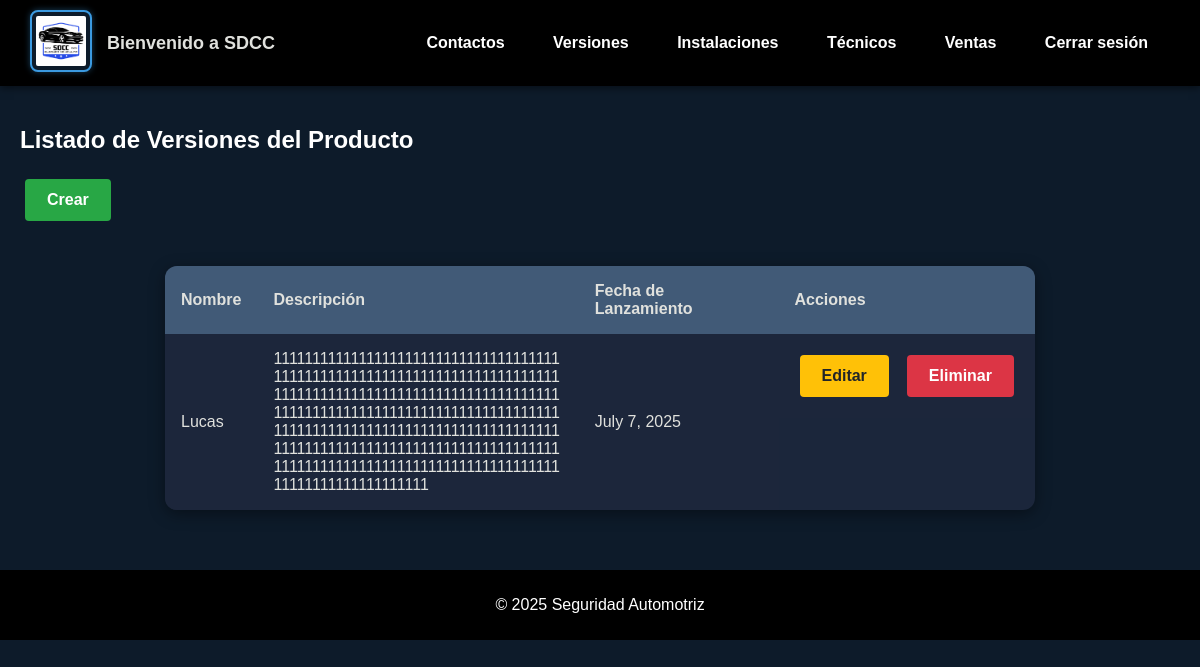
Before: /versiones/ (signed in) with the older database file.
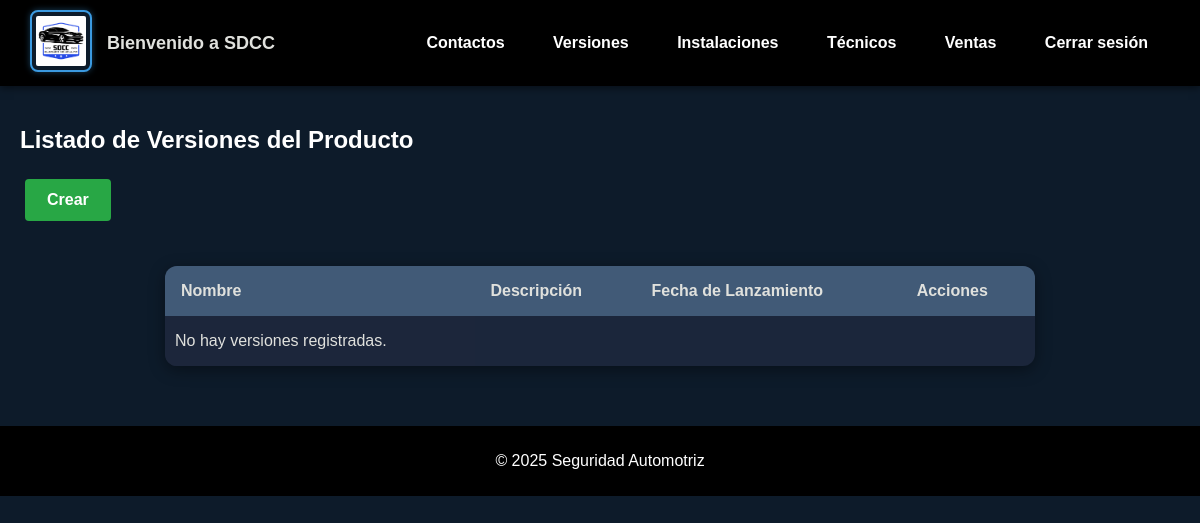
After: the same page with the newer database file.
### App/models.py (models this page shows, shortened)
class VersionProducto(models.Model):
    nombre = models.CharField(max_length=35)
    descripcion = models.TextField(max_length = 600)
    fecha_lanzamiento = models.DateField()

### App/views.py (the view)
# urls.py: path('versiones/', versionproducto_list, name='versionproducto_list'),
@solo_superusuario
def versionproducto_list(request):
    versiones = VersionProducto.objects.all()
    return render(request, 'App/versionproducto_list.html', {'versiones': versiones})

### App/views.py (called while the page is built)
def solo_superusuario(view_func):
    return user_passes_test(lambda u: u.is_superuser)(view_func)

### App/Templates/App/versionproducto_list.html
{% extends 'App/base.html' %}
{% block content %}
<h2>Listado de Versiones del Producto</h2>
<div class="acciones-superiores">
    <a href="{% url 'versionproducto_create' %}" class="btn-crear">Crear</a>
</div>
<table class="tabla-versionproducto">
    <thead>
        <tr>
            <th>Nombre</th>
            <th>Descripción</th>
            <th>Fecha de Lanzamiento</th>
            <th>Acciones</th>
        </tr>
    </thead>
    <tbody>
        {% for version in versiones %}
        <tr>
            <td>{{ version.nombre }}</td>
            <td>{{ version.descripcion }}</td>
            <td>{{ version.fecha_lanzamiento }}</td>
            <td>
                <a href="{% url 'versionproducto_update' version.id %}" class="btn-actualizar">Editar</a>
                <a href="{% url 'versionproducto_delete' version.id %}" class="btn-eliminar">Eliminar</a>
            </td>
        </tr>
        {% empty %}
        <tr>
            <td colspan="4" style="padding-left: 10px; text-align: left;">No hay versiones registradas.</td>
        </tr>
        {% endfor %}
    </tbody>
</table>
{% endblock %}

Changed rows visible on the page:
removed VersionProducto: nombre "Lucas", descripcion "111111111111111111111111111111111111111111111111111111111111111111111111111111111111111111111111111111111111111111111111111111111111111111111111111111111111111111111111111111111111111111111111111111111111111111111111111111111111111111111111111111111111111111111111111111111111111", fecha_lanzamiento "July 7, 2025"
Other visible differences:
text now shown: "No hay versiones registradas."
